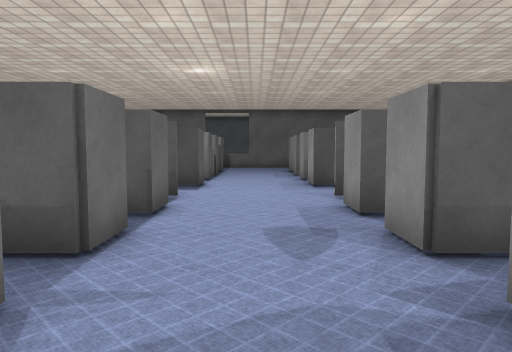
[1] (above)

24 first-person views from a walk through a scene from a Unity 3-D project. The camera is 1.2 m above the floor, tilts 4° down and sees 70° across. The floor is counted in squares, 1 m on a side. Each view is taken from the middle of a square. On the plan, view 1 faces up. The plan holds only what a view shows up to about 15 squares ahead; the rest is blank. The place goes on beyond the plan. The player character is not drawn. Some animated figures are left out. Surface patterns are stand-ins for the level's own textures.

[2]
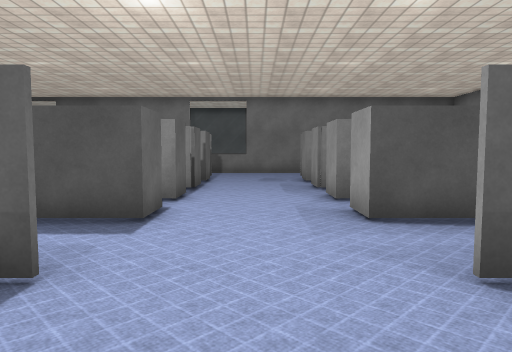

[3]
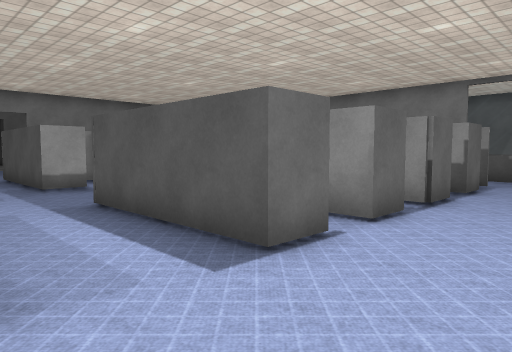

[4]
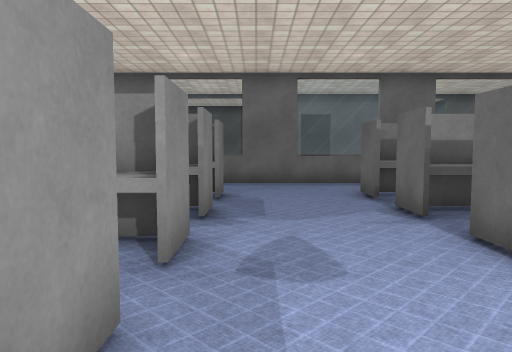

[5]
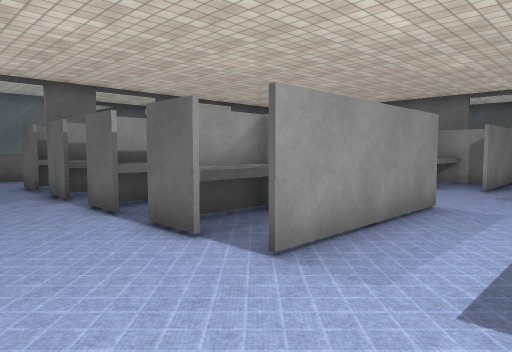

[6]
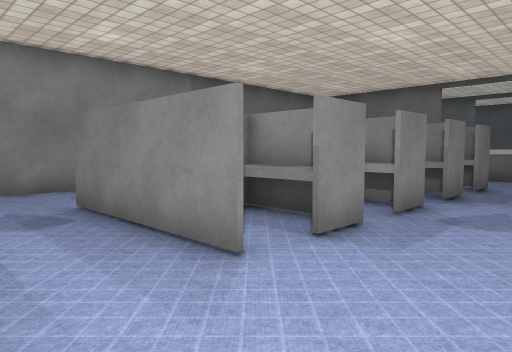

[7]
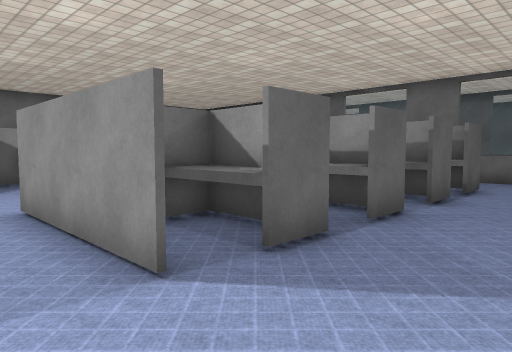

[8]
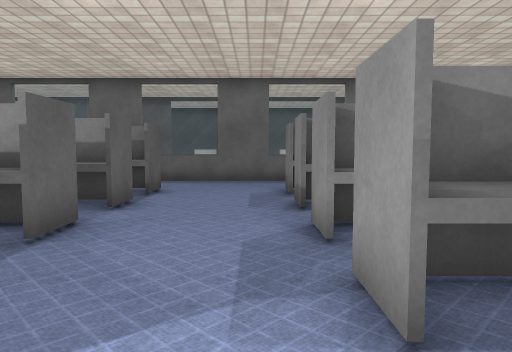

[9]
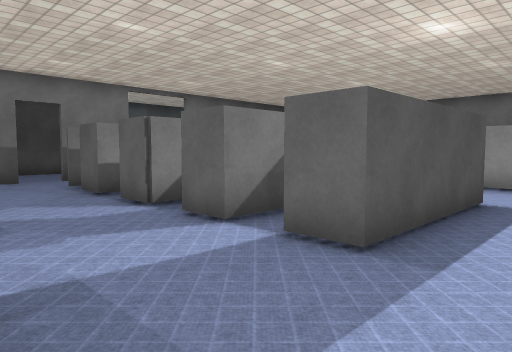

[10]
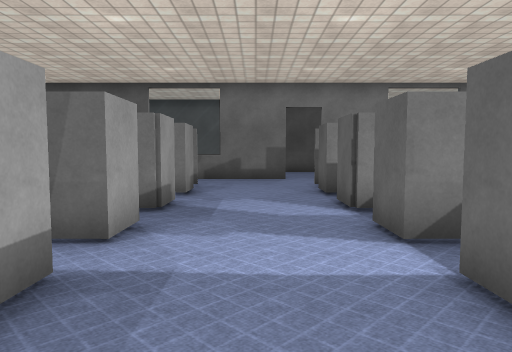

[11]
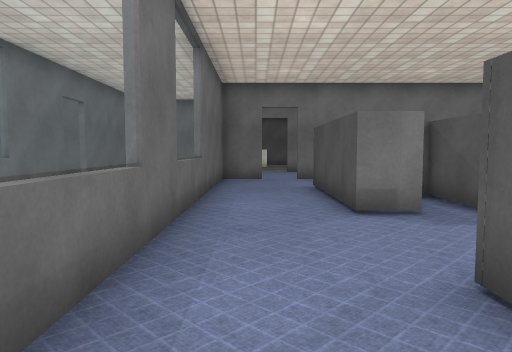

[12]
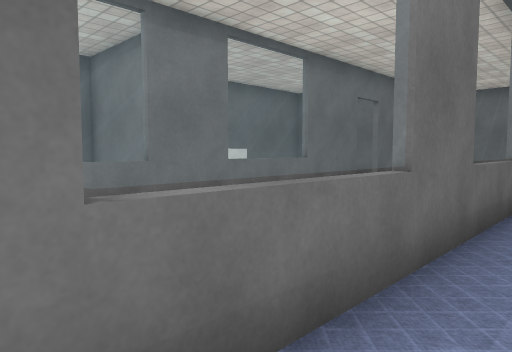

[13]
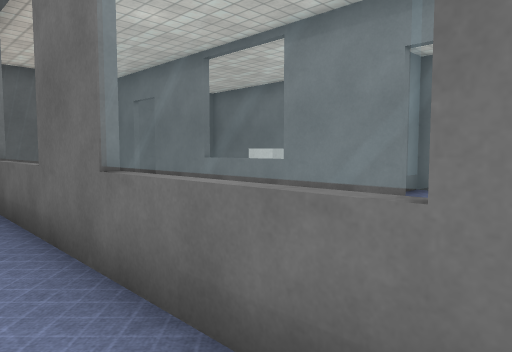

[14]
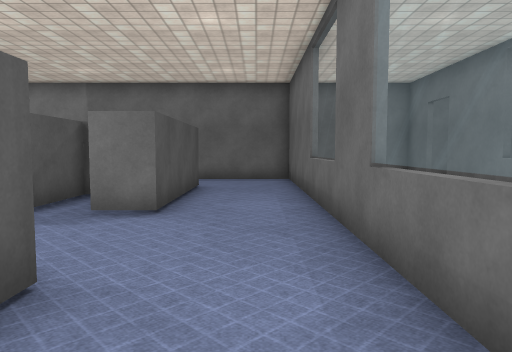

[15]
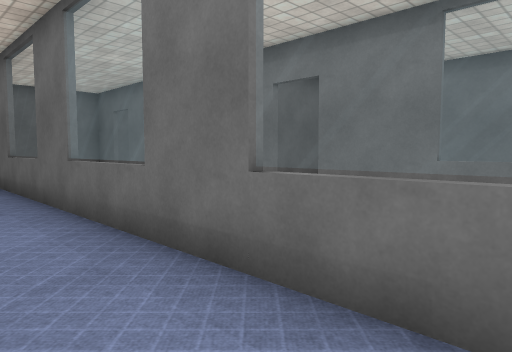

[16]
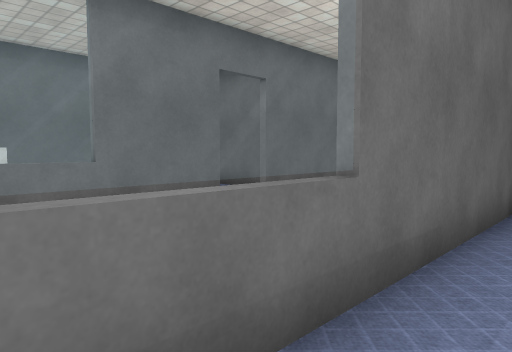

[17]
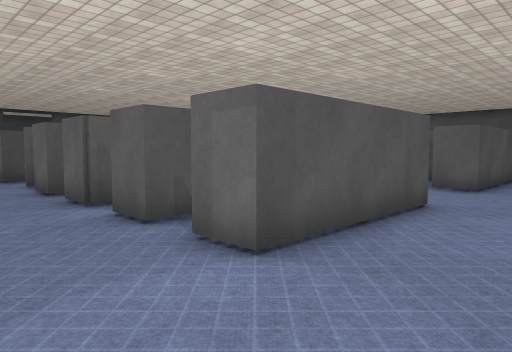

[18]
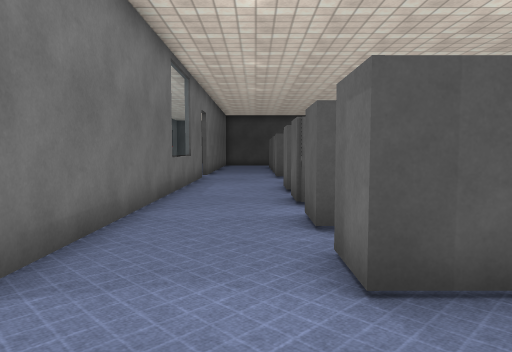

[19]
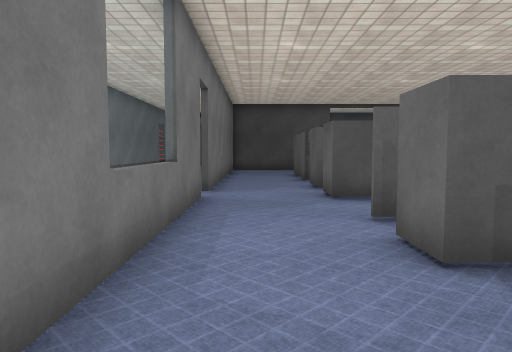

[20]
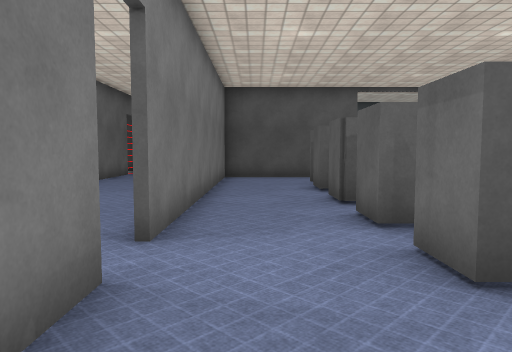

[21]
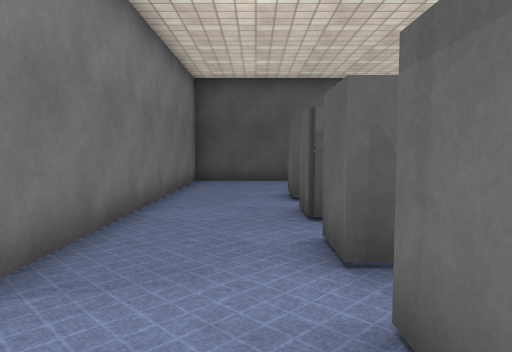

[22]
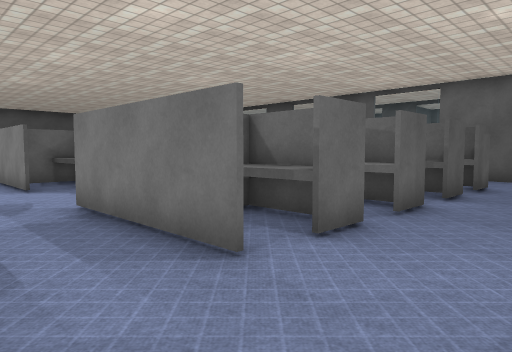

[23]
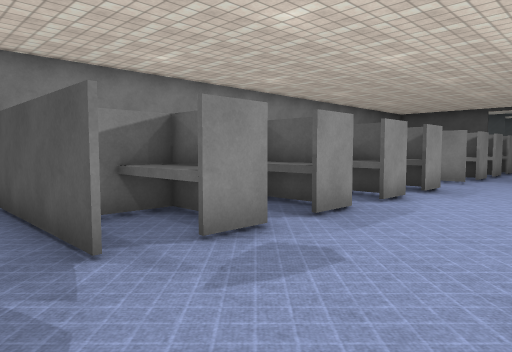

[24]
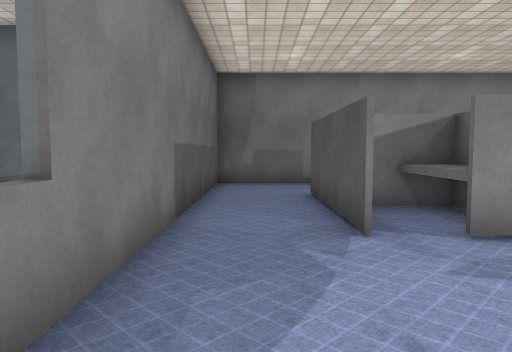

### Floor plan
Key: @ floor where view 1 was taken; # wall or solid block; x gap in a wall; . floor; = window, fence, low wall or low ledge; ^ raised ledge; B block.
Columns run from 20 left of view 1 to 10 right of it. Each row starts with its distance up from view 1.
 30                           #
 29                           #
 28
 27
 26              ..          ######
 25 #####    =  #.#  ===######.....
 24 #....    .....   ..............
 23 #....    .....    .............
 22 #...#    #...#    #...######...
 21 #...x    x...x    x...x^^^
 20 #...#    #...##   #...##^#
 19 #....    .....    ......
 18 #...#    ^...#    ^...#^^
 17 #...#    #...##   #...###
 16 #...^    ^...^    ^...^^
 15 #...##^ ##...##  ##...##
 14 #.... #........   ......
 13 ....#    ^...#    ^...#
 12 #...######...######...###
 11 #...........................
 10 #..............................
  9 =...######...######...######...
  8 =...^^^^^^...^^^^^^...^^^^
  7 =...##^###...##^###...##^#
  6 #....    .....  .......
  5 #...#^   ^...#^  ^^...#^
  4 #...x^  ^x...x^# ^x...x^
  3 #....    .....^  ^.....
  2 #...##^###...##  ##...##
  1 #.....#........# .......#
  0 #...#    ^...#    ^.@.#
 -1 #...######...######...######...
 -2  ..............................
 -3  ..............................
 -4  ..............................
 -5  ######===##===##===##===######
 -6
 -7
 -8
 -9
-10 ### ###===##===### ###===### ##
-11 #       B #         #  BB
-12 #       B #         #
-13 #       B #         #
-14           #         #
-15      ###      ###   #

Where each view was taken, in squares from view 1:
view 1: 0 up, 0 right, facing up
view 2: 6 up, 0 right, facing up
view 3: 9 up, 1 right, facing up-left
view 4: 9 up, 1 right, facing down
view 5: 12 up, 1 right, facing down-left
view 6: 12 up, 1 left, facing down-right
view 7: 11 up, 10 left, facing down-right
view 8: 10 up, 10 left, facing down
view 9: 10 up, 11 left, facing up-right
view 10: 10 up, 9 left, facing up
view 11: 3 down, 4 left, facing left
view 12: 3 down, 5 left, facing down-left
view 13: 3 down, 4 left, facing down-right
view 14: 3 down, 5 left, facing right
view 15: 2 down, 8 left, facing down-right
view 16: 3 down, 11 left, facing down-left
view 17: 4 down, 19 left, facing up-right
view 18: 4 down, 17 left, facing up
view 19: 3 up, 18 left, facing up
view 20: 9 up, 18 left, facing up
view 21: 11 up, 17 left, facing up
view 22: 12 up, 19 left, facing down-right
view 23: 24 up, 2 left, facing down-right
view 24: 24 up, 3 left, facing right
